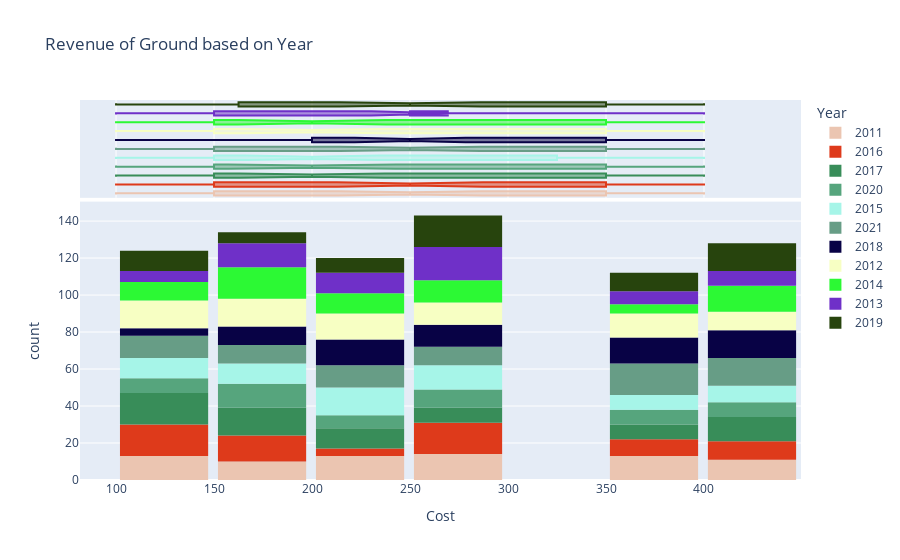

Write notebook code for a chart like this one.
### Code cell
HistCreateCategorical(groundOwner1_df,11,'Year')

### Figure 1 — Plotly figure (JSON) as saved in the notebook; plotly's stock layout.template omitted (floating-point values rounded to 4 significant figures)
{"data": [{"alignmentgroup": "True", "bingroup": "x", "hovertemplate": "Year=2011<br>Cost=%{x}<br>count=%{y}<extra></extra>", "legendgroup": "2011", "marker": {"color": "#EBC5B1", "pattern": {"shape": ""}}, "name": "2011", "offsetgroup": "2011", "orientation": "v", "showlegend": true, "type": "histogram", "x": [150, 350, 350, 250, 250, 100, 250, 200, 200, 350, 400, 200, 200, 400, 250, 250, 150, 200, 100, 100, 350, 350, 250, 250, 350, 400, 200, 150, 400, 350, 100, 250, 150, 350, 100, 400, 350, 400, 100, 100, 200, 400, 100, 250, 150, 350, 200, 250, 150, 400, 250, 400, 350, 100, 200, 250, 150, 150, 350, 200, 350, 400, 200, 200, 100, 150, 150, 100, 250, 100, 200, 400, 100, 250], "xaxis": "x", "yaxis": "y"}, {"alignmentgroup": "True", "hovertemplate": "Year=2011<br>Cost=%{x}<extra></extra>", "legendgroup": "2011", "marker": {"color": "#EBC5B1"}, "name": "2011", "notched": true, "offsetgroup": "2011", "showlegend": false, "type": "box", "x": [150, 350, 350, 250, 250, 100, 250, 200, 200, 350, 400, 200, 200, 400, 250, 250, 150, 200, 100, 100, 350, 350, 250, 250, 350, 400, 200, 150, 400, 350, 100, 250, 150, 350, 100, 400, 350, 400, 100, 100, 200, 400, 100, 250, 150, 350, 200, 250, 150, 400, 250, 400, 350, 100, 200, 250, 150, 150, 350, 200, 350, 400, 200, 200, 100, 150, 150, 100, 250, 100, 200, 400, 100, 250], "xaxis": "x2", "yaxis": "y2"}, {"alignmentgroup": "True", "bingroup": "x", "hovertemplate": "Year=2016<br>Cost=%{x}<br>count=%{y}<extra></extra>", "legendgroup": "2016", "marker": {"color": "#DE3A1B", "pattern": {"shape": ""}}, "name": "2016", "offsetgroup": "2016", "orientation": "v", "showlegend": true, "type": "histogram", "x": [400, 150, 250, 150, 350, 400, 250, 150, 100, 150, 100, 150, 150, 200, 400, 100, 350, 400, 250, 150, 400, 100, 100, 150, 250, 250, 150, 150, 400, 400, 100, 250, 100, 350, 350, 350, 100, 350, 250, 250, 250, 100, 200, 200, 250, 400, 250, 150, 150, 400, 250, 100, 100, 250, 350, 100, 250, 250, 100, 100, 150, 200, 100, 350, 350, 250, 100, 400, 250, 100, 150], "xaxis": "x", "yaxis": "y"}, {"alignmentgroup": "True", "hovertemplate": "Year=2016<br>Cost=%{x}<extra></extra>", "legendgroup": "2016", "marker": {"color": "#DE3A1B"}, "name": "2016", "notched": true, "offsetgroup": "2016", "showlegend": false, "type": "box", "x": [400, 150, 250, 150, 350, 400, 250, 150, 100, 150, 100, 150, 150, 200, 400, 100, 350, 400, 250, 150, 400, 100, 100, 150, 250, 250, 150, 150, 400, 400, 100, 250, 100, 350, 350, 350, 100, 350, 250, 250, 250, 100, 200, 200, 250, 400, 250, 150, 150, 400, 250, 100, 100, 250, 350, 100, 250, 250, 100, 100, 150, 200, 100, 350, 350, 250, 100, 400, 250, 100, 150], "xaxis": "x2", "yaxis": "y2"}, {"alignmentgroup": "True", "bingroup": "x", "hovertemplate": "Year=2017<br>Cost=%{x}<br>count=%{y}<extra></extra>", "legendgroup": "2017", "marker": {"color": "#388D59", "pattern": {"shape": ""}}, "name": "2017", "offsetgroup": "2017", "orientation": "v", "showlegend": true, "type": "histogram", "x": [200, 150, 350, 250, 150, 200, 150, 200, 100, 200, 100, 100, 400, 250, 150, 100, 250, 400, 200, 150, 400, 400, 150, 350, 150, 100, 350, 150, 400, 100, 400, 100, 250, 250, 150, 200, 400, 100, 250, 100, 150, 200, 400, 350, 250, 100, 350, 200, 100, 100, 400, 100, 150, 100, 150, 400, 200, 400, 200, 150, 100, 400, 400, 150, 200, 250, 100, 350, 150, 350, 350, 100], "xaxis": "x", "yaxis": "y"}, {"alignmentgroup": "True", "hovertemplate": "Year=2017<br>Cost=%{x}<extra></extra>", "legendgroup": "2017", "marker": {"color": "#388D59"}, "name": "2017", "notched": true, "offsetgroup": "2017", "showlegend": false, "type": "box", "x": [200, 150, 350, 250, 150, 200, 150, 200, 100, 200, 100, 100, 400, 250, 150, 100, 250, 400, 200, 150, 400, 400, 150, 350, 150, 100, 350, 150, 400, 100, 400, 100, 250, 250, 150, 200, 400, 100, 250, 100, 150, 200, 400, 350, 250, 100, 350, 200, 100, 100, 400, 100, 150, 100, 150, 400, 200, 400, 200, 150, 100, 400, 400, 150, 200, 250, 100, 350, 150, 350, 350, 100], "xaxis": "x2", "yaxis": "y2"}, {"alignmentgroup": "True", "bingroup": "x", "hovertemplate": "Year=2020<br>Cost=%{x}<br>count=%{y}<extra></extra>", "legendgroup": "2020", "marker": {"color": "#56A57D", "pattern": {"shape": ""}}, "name": "2020", "offsetgroup": "2020", "orientation": "v", "showlegend": true, "type": "histogram", "x": [150, 400, 150, 350, 350, 350, 100, 100, 250, 350, 100, 400, 150, 400, 250, 200, 100, 400, 250, 250, 150, 250, 150, 150, 400, 150, 400, 100, 350, 400, 200, 200, 100, 400, 200, 350, 200, 150, 150, 350, 250, 350, 150, 200, 250, 150, 150, 100, 250, 250, 150, 100, 250, 200], "xaxis": "x", "yaxis": "y"}, {"alignmentgroup": "True", "hovertemplate": "Year=2020<br>Cost=%{x}<extra></extra>", "legendgroup": "2020", "marker": {"color": "#56A57D"}, "name": "2020", "notched": true, "offsetgroup": "2020", "showlegend": false, "type": "box", "x": [150, 400, 150, 350, 350, 350, 100, 100, 250, 350, 100, 400, 150, 400, 250, 200, 100, 400, 250, 250, 150, 250, 150, 150, 400, 150, 400, 100, 350, 400, 200, 200, 100, 400, 200, 350, 200, 150, 150, 350, 250, 350, 150, 200, 250, 150, 150, 100, 250, 250, 150, 100, 250, 200], "xaxis": "x2", "yaxis": "y2"}, {"alignmentgroup": "True", "bingroup": "x", "hovertemplate": "Year=2015<br>Cost=%{x}<br>count=%{y}<extra></extra>", "legendgroup": "2015", "marker": {"color": "#A6F5E8", "pattern": {"shape": ""}}, "name": "2015", "offsetgroup": "2015", "orientation": "v", "showlegend": true, "type": "histogram", "x": [400, 200, 100, 400, 200, 400, 200, 400, 350, 150, 250, 250, 350, 400, 150, 400, 150, 350, 100, 400, 150, 250, 250, 250, 200, 350, 350, 200, 350, 200, 250, 150, 100, 200, 100, 400, 350, 100, 200, 200, 150, 250, 250, 250, 100, 100, 200, 250, 200, 150, 150, 150, 200, 200, 100, 100, 250, 250, 400, 200, 250, 200, 100, 350, 150, 150, 100], "xaxis": "x", "yaxis": "y"}, {"alignmentgroup": "True", "hovertemplate": "Year=2015<br>Cost=%{x}<extra></extra>", "legendgroup": "2015", "marker": {"color": "#A6F5E8"}, "name": "2015", "notched": true, "offsetgroup": "2015", "showlegend": false, "type": "box", "x": [400, 200, 100, 400, 200, 400, 200, 400, 350, 150, 250, 250, 350, 400, 150, 400, 150, 350, 100, 400, 150, 250, 250, 250, 200, 350, 350, 200, 350, 200, 250, 150, 100, 200, 100, 400, 350, 100, 200, 200, 150, 250, 250, 250, 100, 100, 200, 250, 200, 150, 150, 150, 200, 200, 100, 100, 250, 250, 400, 200, 250, 200, 100, 350, 150, 150, 100], "xaxis": "x2", "yaxis": "y2"}, {"alignmentgroup": "True", "bingroup": "x", "hovertemplate": "Year=2021<br>Cost=%{x}<br>count=%{y}<extra></extra>", "legendgroup": "2021", "marker": {"color": "#679D86", "pattern": {"shape": ""}}, "name": "2021", "offsetgroup": "2021", "orientation": "v", "showlegend": true, "type": "histogram", "x": [100, 100, 100, 100, 250, 350, 400, 350, 350, 150, 250, 400, 350, 100, 150, 350, 200, 250, 400, 350, 400, 350, 150, 100, 400, 400, 200, 200, 400, 350, 400, 100, 400, 350, 350, 150, 250, 150, 100, 250, 200, 250, 200, 350, 150, 200, 250, 200, 400, 250, 350, 100, 400, 150, 100, 150, 400, 150, 400, 400, 350, 200, 250, 350, 400, 100, 250, 200, 100, 200, 350, 350, 200, 150, 200, 350], "xaxis": "x", "yaxis": "y"}, {"alignmentgroup": "True", "hovertemplate": "Year=2021<br>Cost=%{x}<extra></extra>", "legendgroup": "2021", "marker": {"color": "#679D86"}, "name": "2021", "notched": true, "offsetgroup": "2021", "showlegend": false, "type": "box", "x": [100, 100, 100, 100, 250, 350, 400, 350, 350, 150, 250, 400, 350, 100, 150, 350, 200, 250, 400, 350, 400, 350, 150, 100, 400, 400, 200, 200, 400, 350, 400, 100, 400, 350, 350, 150, 250, 150, 100, 250, 200, 250, 200, 350, 150, 200, 250, 200, 400, 250, 350, 100, 400, 150, 100, 150, 400, 150, 400, 400, 350, 200, 250, 350, 400, 100, 250, 200, 100, 200, 350, 350, 200, 150, 200, 350], "xaxis": "x2", "yaxis": "y2"}, {"alignmentgroup": "True", "bingroup": "x", "hovertemplate": "Year=2018<br>Cost=%{x}<br>count=%{y}<extra></extra>", "legendgroup": "2018", "marker": {"color": "#080245", "pattern": {"shape": ""}}, "name": "2018", "offsetgroup": "2018", "orientation": "v", "showlegend": true, "type": "histogram", "x": [200, 200, 100, 400, 250, 200, 250, 200, 150, 350, 350, 400, 200, 150, 350, 250, 150, 250, 350, 350, 400, 400, 350, 100, 200, 400, 250, 400, 400, 350, 400, 400, 400, 150, 150, 200, 200, 350, 150, 150, 200, 250, 150, 350, 400, 350, 100, 250, 350, 150, 400, 250, 400, 350, 400, 150, 400, 250, 250, 250, 200, 100, 200, 200, 250, 200, 200, 350, 350], "xaxis": "x", "yaxis": "y"}, {"alignmentgroup": "True", "hovertemplate": "Year=2018<br>Cost=%{x}<extra></extra>", "legendgroup": "2018", "marker": {"color": "#080245"}, "name": "2018", "notched": true, "offsetgroup": "2018", "showlegend": false, "type": "box", "x": [200, 200, 100, 400, 250, 200, 250, 200, 150, 350, 350, 400, 200, 150, 350, 250, 150, 250, 350, 350, 400, 400, 350, 100, 200, 400, 250, 400, 400, 350, 400, 400, 400, 150, 150, 200, 200, 350, 150, 150, 200, 250, 150, 350, 400, 350, 100, 250, 350, 150, 400, 250, 400, 350, 400, 150, 400, 250, 250, 250, 200, 100, 200, 200, 250, 200, 200, 350, 350], "xaxis": "x2", "yaxis": "y2"}, {"alignmentgroup": "True", "bingroup": "x", "hovertemplate": "Year=2012<br>Cost=%{x}<br>count=%{y}<extra></extra>", "legendgroup": "2012", "marker": {"color": "#F7FFC3", "pattern": {"shape": ""}}, "name": "2012", "offsetgroup": "2012", "orientation": "v", "showlegend": true, "type": "histogram", "x": [250, 100, 200, 200, 250, 400, 250, 400, 150, 150, 200, 250, 400, 100, 400, 150, 200, 350, 200, 400, 150, 350, 350, 200, 350, 200, 350, 100, 200, 250, 150, 200, 200, 150, 150, 400, 350, 150, 200, 350, 350, 200, 250, 100, 100, 250, 350, 350, 400, 250, 250, 250, 100, 150, 100, 150, 150, 100, 150, 350, 350, 200, 150, 100, 100, 100, 350, 150, 150, 250, 100, 200, 100, 100, 250, 400, 400, 100, 400], "xaxis": "x", "yaxis": "y"}, {"alignmentgroup": "True", "hovertemplate": "Year=2012<br>Cost=%{x}<extra></extra>", "legendgroup": "2012", "marker": {"color": "#F7FFC3"}, "name": "2012", "notched": true, "offsetgroup": "2012", "showlegend": false, "type": "box", "x": [250, 100, 200, 200, 250, 400, 250, 400, 150, 150, 200, 250, 400, 100, 400, 150, 200, 350, 200, 400, 150, 350, 350, 200, 350, 200, 350, 100, 200, 250, 150, 200, 200, 150, 150, 400, 350, 150, 200, 350, 350, 200, 250, 100, 100, 250, 350, 350, 400, 250, 250, 250, 100, 150, 100, 150, 150, 100, 150, 350, 350, 200, 150, 100, 100, 100, 350, 150, 150, 250, 100, 200, 100, 100, 250, 400, 400, 100, 400], "xaxis": "x2", "yaxis": "y2"}, {"alignmentgroup": "True", "bingroup": "x", "hovertemplate": "Year=2014<br>Cost=%{x}<br>count=%{y}<extra></extra>", "legendgroup": "2014", "marker": {"color": "#2CF934", "pattern": {"shape": ""}}, "name": "2014", "offsetgroup": "2014", "orientation": "v", "showlegend": true, "type": "histogram", "x": [400, 100, 200, 350, 400, 200, 350, 150, 150, 100, 150, 350, 400, 150, 250, 150, 400, 200, 200, 400, 150, 150, 200, 150, 100, 350, 400, 350, 200, 150, 150, 250, 150, 100, 200, 250, 200, 100, 250, 150, 150, 400, 150, 250, 250, 100, 250, 250, 400, 200, 100, 400, 100, 400, 250, 400, 400, 200, 100, 400, 250, 150, 150, 100, 400, 150, 250, 200, 250], "xaxis": "x", "yaxis": "y"}, {"alignmentgroup": "True", "hovertemplate": "Year=2014<br>Cost=%{x}<extra></extra>", "legendgroup": "2014", "marker": {"color": "#2CF934"}, "name": "2014", "notched": true, "offsetgroup": "2014", "showlegend": false, "type": "box", "x": [400, 100, 200, 350, 400, 200, 350, 150, 150, 100, 150, 350, 400, 150, 250, 150, 400, 200, 200, 400, 150, 150, 200, 150, 100, 350, 400, 350, 200, 150, 150, 250, 150, 100, 200, 250, 200, 100, 250, 150, 150, 400, 150, 250, 250, 100, 250, 250, 400, 200, 100, 400, 100, 400, 250, 400, 400, 200, 100, 400, 250, 150, 150, 100, 400, 150, 250, 200, 250], "xaxis": "x2", "yaxis": "y2"}, {"alignmentgroup": "True", "bingroup": "x", "hovertemplate": "Year=2013<br>Cost=%{x}<br>count=%{y}<extra></extra>", "legendgroup": "2013", "marker": {"color": "#6F30C8", "pattern": {"shape": ""}}, "name": "2013", "offsetgroup": "2013", "orientation": "v", "showlegend": true, "type": "histogram", "x": [350, 150, 350, 100, 200, 400, 250, 250, 200, 150, 250, 150, 100, 250, 200, 250, 200, 250, 250, 250, 150, 350, 400, 250, 400, 250, 150, 350, 150, 250, 400, 100, 100, 250, 250, 350, 250, 200, 350, 150, 150, 400, 200, 400, 250, 150, 150, 150, 350, 400, 150, 250, 200, 150, 200, 100, 200, 250, 200, 400, 200, 100, 250], "xaxis": "x", "yaxis": "y"}, {"alignmentgroup": "True", "hovertemplate": "Year=2013<br>Cost=%{x}<extra></extra>", "legendgroup": "2013", "marker": {"color": "#6F30C8"}, "name": "2013", "notched": true, "offsetgroup": "2013", "showlegend": false, "type": "box", "x": [350, 150, 350, 100, 200, 400, 250, 250, 200, 150, 250, 150, 100, 250, 200, 250, 200, 250, 250, 250, 150, 350, 400, 250, 400, 250, 150, 350, 150, 250, 400, 100, 100, 250, 250, 350, 250, 200, 350, 150, 150, 400, 200, 400, 250, 150, 150, 150, 350, 400, 150, 250, 200, 150, 200, 100, 200, 250, 200, 400, 200, 100, 250], "xaxis": "x2", "yaxis": "y2"}, {"alignmentgroup": "True", "bingroup": "x", "hovertemplate": "Year=2019<br>Cost=%{x}<br>count=%{y}<extra></extra>", "legendgroup": "2019", "marker": {"color": "#27440D", "pattern": {"shape": ""}}, "name": "2019", "offsetgroup": "2019", "orientation": "v", "showlegend": true, "type": "histogram", "x": [350, 400, 250, 100, 250, 100, 250, 250, 350, 350, 350, 250, 250, 400, 400, 200, 400, 100, 150, 400, 150, 250, 250, 400, 400, 400, 250, 200, 350, 200, 250, 100, 400, 400, 200, 150, 100, 200, 400, 100, 400, 200, 400, 150, 100, 350, 150, 250, 250, 250, 350, 100, 250, 400, 250, 350, 200, 250, 100, 350, 400, 250, 100, 200, 150, 100, 350], "xaxis": "x", "yaxis": "y"}, {"alignmentgroup": "True", "hovertemplate": "Year=2019<br>Cost=%{x}<extra></extra>", "legendgroup": "2019", "marker": {"color": "#27440D"}, "name": "2019", "notched": true, "offsetgroup": "2019", "showlegend": false, "type": "box", "x": [350, 400, 250, 100, 250, 100, 250, 250, 350, 350, 350, 250, 250, 400, 400, 200, 400, 100, 150, 400, 150, 250, 250, 400, 400, 400, 250, 200, 350, 200, 250, 100, 400, 400, 200, 150, 100, 200, 400, 100, 400, 200, 400, 150, 100, 350, 150, 250, 250, 250, 350, 100, 250, 400, 250, 350, 200, 250, 100, 350, 400, 250, 100, 200, 150, 100, 350], "xaxis": "x2", "yaxis": "y2"}], "layout": {"bargap": 0.1, "barmode": "relative", "legend": {"title": {"text": "Year"}, "tracegroupgap": 0}, "title": {"text": "Revenue of Ground based on Year"}, "xaxis": {"anchor": "y", "domain": [0, 1], "title": {"text": "Cost"}}, "xaxis2": {"anchor": "y2", "domain": [0, 1], "matches": "x", "showgrid": true, "showticklabels": false}, "yaxis": {"anchor": "x", "domain": [0, 0.7326], "title": {"text": "count"}}, "yaxis2": {"anchor": "x2", "domain": [0.7426, 1], "matches": "y2", "showgrid": false, "showline": false, "showticklabels": false, "ticks": ""}}}
